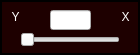
<?xml version="1.0" encoding="UTF-8"?>
<ui version="4.0">
 <class>AmountWidget</class>
 <widget class="QWidget" name="AmountWidget">
  <property name="geometry">
   <rect>
    <x>0</x>
    <y>0</y>
    <width>140</width>
    <height>55</height>
   </rect>
  </property>
  <property name="windowTitle">
   <string>Form</string>
  </property>
  <widget class="QSlider" name="horizontalSlider">
   <property name="geometry">
    <rect>
     <x>20</x>
     <y>30</y>
     <width>100</width>
     <height>19</height>
    </rect>
   </property>
   <property name="orientation">
    <enum>Qt::Horizontal</enum>
   </property>
  </widget>
  <widget class="QPushButton" name="close">
   <property name="geometry">
    <rect>
     <x>115</x>
     <y>5</y>
     <width>21</width>
     <height>23</height>
    </rect>
   </property>
   <property name="styleSheet">
    <string notr="true">border: 0; color: white; background: rgb(30, 0, 0)</string>
   </property>
   <property name="text">
    <string>X</string>
   </property>
  </widget>
  <widget class="QLineEdit" name="lineEdit">
   <property name="geometry">
    <rect>
     <x>50</x>
     <y>10</y>
     <width>41</width>
     <height>20</height>
    </rect>
   </property>
  </widget>
  <widget class="QPushButton" name="accept">
   <property name="geometry">
    <rect>
     <x>5</x>
     <y>5</y>
     <width>21</width>
     <height>23</height>
    </rect>
   </property>
   <property name="styleSheet">
    <string notr="true">border: 0; color: white; background: rgb(30, 0, 0)</string>
   </property>
   <property name="text">
    <string>Y</string>
   </property>
  </widget>
  <widget class="QLabel" name="background">
   <property name="geometry">
    <rect>
     <x>0</x>
     <y>0</y>
     <width>140</width>
     <height>55</height>
    </rect>
   </property>
   <property name="styleSheet">
    <string notr="true">border: 2px solid black; padding: 5px; background: rgb(30, 0, 0)</string>
   </property>
   <property name="text">
    <string/>
   </property>
  </widget>
  <zorder>background</zorder>
  <zorder>horizontalSlider</zorder>
  <zorder>close</zorder>
  <zorder>lineEdit</zorder>
  <zorder>accept</zorder>
 </widget>
 <resources/>
 <connections/>
</ui>
